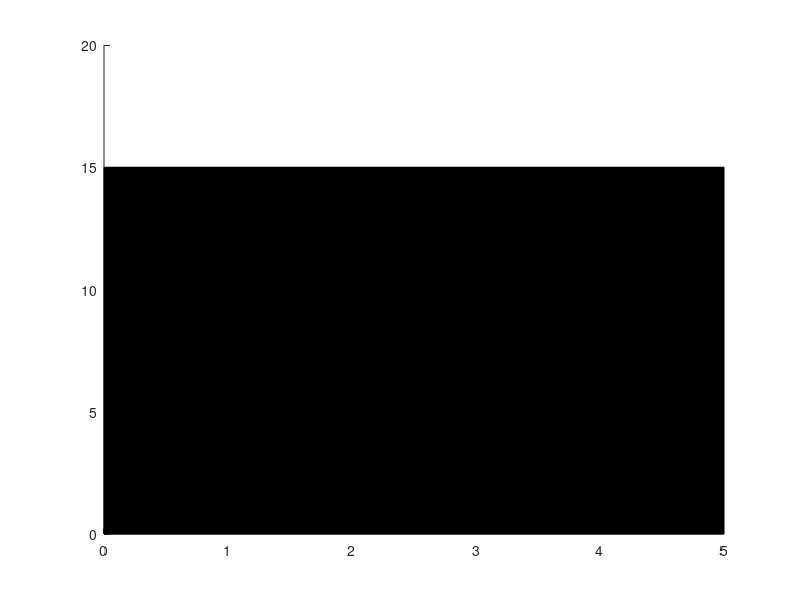

Write MATLAB code to recreate this figure. (Note: this script raises an error after producing the figure.)
clc
r1 = rectangle('Position',[0,0,5,15],'FaceColor','black');
hold on
c1 = nsidedpoly(1000,'Center',[2.5 2.5],'Radius',2);
plot(c1,'FaceColor','r');
hold on
c1 = nsidedpoly(1000,'Center',[2.5 7.5],'Radius',2);
plot(c1,'FaceColor','g');
hold on
c1 = nsidedpoly(1000,'Center',[2.5 12.5],'Radius',2);
plot(c1,'FaceColor','y');
hold off

while 1
    r1 = rectangle('Position',[0,0,5,15],'FaceColor','black');
    hold on
    c1 = nsidedpoly(1000,'Center',[2.5 2.5],'Radius',2);
    plot(c1,'FaceColor','r');
    hold on
    c1 = nsidedpoly(1000,'Center',[2.5 7.5],'Radius',2);
    plot(c1,'FaceColor','black');
    hold on
    c1 = nsidedpoly(1000,'Center',[2.5 12.5],'Radius',2);
    plot(c1,'FaceColor','black');
    hold off
    pause(3)
    r1 = rectangle('Position',[0,0,5,15],'FaceColor','black');
    hold on
    c1 = nsidedpoly(1000,'Center',[2.5 2.5],'Radius',2);
    plot(c1,'FaceColor','black');
    hold on
    c1 = nsidedpoly(1000,'Center',[2.5 7.5],'Radius',2);
    plot(c1,'FaceColor','g');
    hold on
    c1 = nsidedpoly(1000,'Center',[2.5 12.5],'Radius',2);
    plot(c1,'FaceColor','black');
    hold off
    pause(3)
    r1 = rectangle('Position',[0,0,5,15],'FaceColor','black');
    hold on
    c1 = nsidedpoly(1000,'Center',[2.5 2.5],'Radius',2);
    plot(c1,'FaceColor','black');
    hold on
    c1 = nsidedpoly(1000,'Center',[2.5 7.5],'Radius',2);
    plot(c1,'FaceColor','black');
    hold on
    c1 = nsidedpoly(1000,'Center',[2.5 12.5],'Radius',2);
    plot(c1,'FaceColor','y');
    hold off
    pause(3)   
end